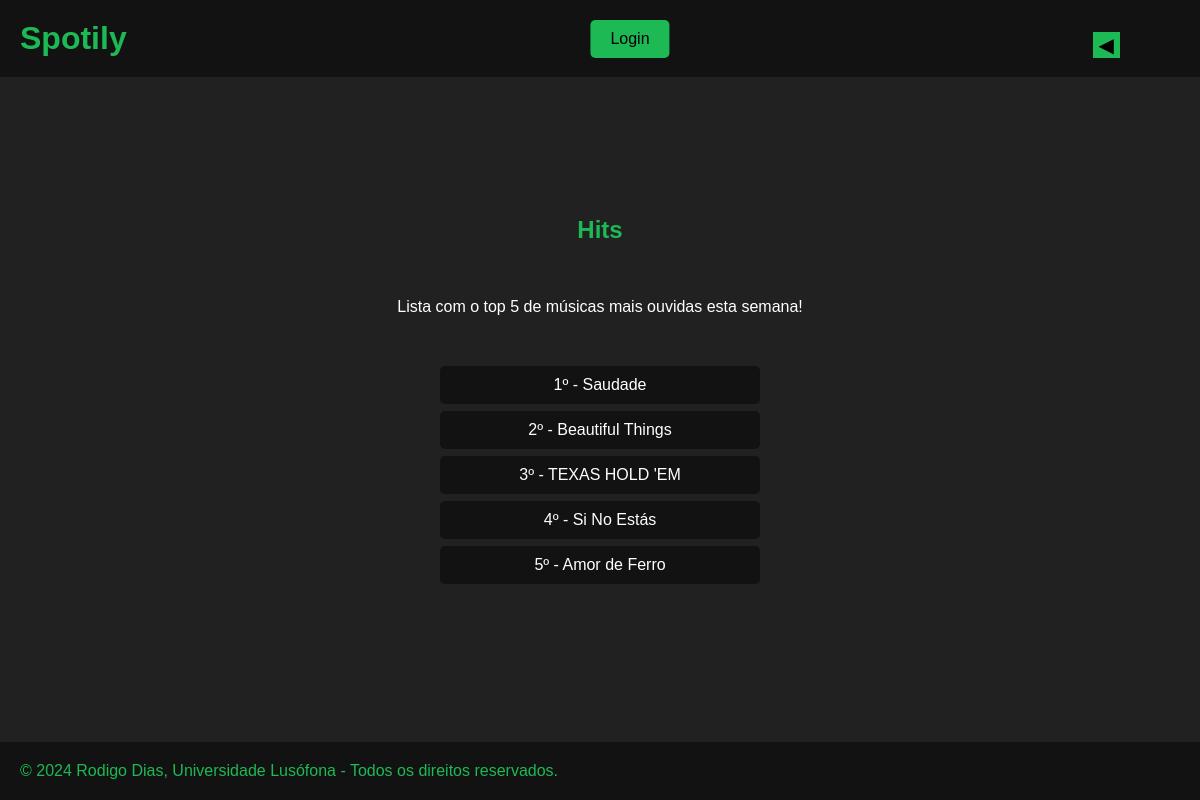
Page /bandas/hits/ on the committed database.
### bandas/models.py (models this page shows, shortened)
class Musica(models.Model):
    nome = models.CharField(max_length=100)
    duracao = models.FloatField()
    descricao = models.TextField(default='')
    link = models.URLField(max_length=200,default='/default-url/')
    hit_da_semana = models.BooleanField(default=False)
    album = models.ForeignKey(Album, on_delete=models.CASCADE, related_name='musicas')
    letra = models.TextField(default='')

### bandas/views.py (the view)
# urls.py: path('hits/', views.hits_view, name='hits'),
def hits_view(request):
    home = Logo.objects.get(nome='Home')
    hits = Musica.objects.filter(hit_da_semana=True)
    return render(request, "bandas/hits.html", {
        'home': home,
        'hits': hits
        })

### bandas/templates/bandas/hits.html (shortened to what this page needs)
{% extends "bandas/layout.html" %}
{% block content %}
    <div class="lista">
        <h1 class="titulo">Hits</h1>
        <br>
        <p style="color:white;">Lista com o top 5 de músicas mais ouvidas esta semana!</p>
        <br>
        <ul class="lista-hits">
            {% for hit in hits %}
                <a href="{% url 'bandas:musica' hit.nome %}">
                    <li>{{ forloop.counter }}º - {{ hit.nome }}</li>
                </a>
            {% endfor %}
        </ul>
    </div>
{% endblock %}

### bandas/templates/bandas/layout.html (style rules this page uses)
body { margin: 0px; padding: 0px; font-family: Arial, "Helvetica Neue", Helvetica, sans-serif; font-size: medium; background: #212121; }
a { text-decoration: none; }

### bandas/templates/bandas/hits.html (style rules this page uses)
.lista { position:absolute; top:50%; left:50%; transform: translate(-50%,-50%); width:50%; text-align: center; }
.titulo { color: #1db954; font-size: 24px; margin-bottom: 20px; }
.lista-hits { list-style-type: none; padding: 0; }
.lista-hits li { width: 50%; background-color: #121212; padding: 10px; border-radius: 5px; margin: 7px auto; color:white; }
a { text-decoration: none; }

### rows in the picture
Musica: nome "Saudade"
Musica: nome "Beautiful Things"
Musica: nome "TEXAS HOLD 'EM"
Musica: nome "Si No Estás"
Musica: nome "Amor de Ferro"
